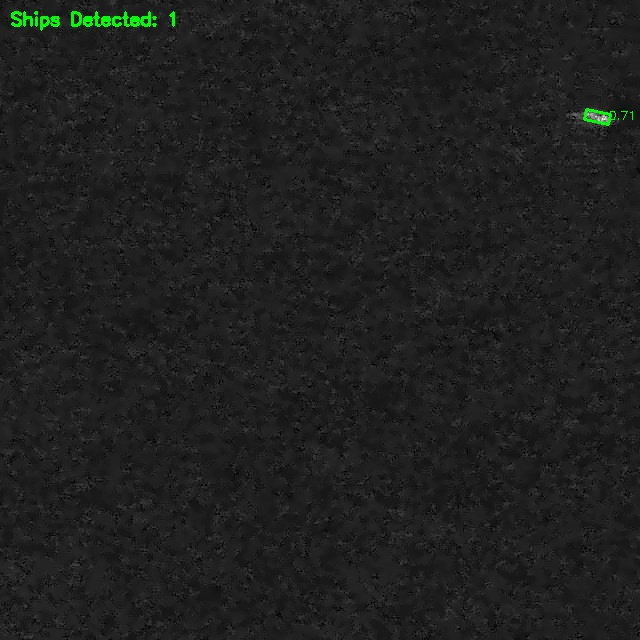
#> input picture assets/detection_1.jpg, 640 x 640 px
$ python preprocessing.py ../assets/detection_1.jpg
#> lines starting #> are read from the running program, lines starting #| are printed output that depends on the picture; after the words box and inside, x2 and y2 are one past the last pixel; in counts of white or black regions, pixels touching at a corner belong together
#> in main, image is the input picture: shape (640, 640, 3); mean B, G, R 30.9, 31.7, 30.9
"""
SAR Image Preprocessing Module - Speckle Filtering

WHY SPECKLE FILTERING IS CRITICAL FOR SAR IMAGERY
=================================================

Synthetic Aperture Radar (SAR) images suffer from a unique noise phenomenon called
"speckle noise". Unlike optical sensors that capture reflected light, SAR sends
microwave pulses and records the backscattered signal. The coherent nature of radar
causes constructive and destructive interference patterns, resulting in a granular,
"salt-and-pepper" appearance.

THE PROBLEM WITH SPECKLE:
-------------------------
1. Ships appear as bright clusters mixed with noise
2. Standard CNN detectors struggle to distinguish ships from noise
3. False positives increase dramatically
4. Small vessels become invisible

THE SOLUTION - LEE FILTER:
--------------------------
The Lee filter is a multiplicative noise filter specifically designed for SAR images.
It works by:
1. Estimating local mean and variance in a sliding window
2. Weighting pixels based on local statistics
3. Preserving edges while smoothing homogeneous regions

This is the "secret sauce" that transforms noisy SAR imagery into clean inputs
suitable for deep learning models.

MATHEMATICAL FOUNDATION:
------------------------
The Lee filter assumes multiplicative noise model: I = R * N
Where:
- I = observed (noisy) image
- R = true reflectance (what we want)
- N = speckle noise (multiplicative, not additive)

The filter estimates R using local statistics:
R_hat = mean(I) + W * (I - mean(I))

Where W is the adaptive weight:
W = var(I) / (var(I) + var_noise)

This preserves edges (high local variance) while smoothing flat regions.
"""

import cv2
import numpy as np
from scipy import ndimage
from typing import Tuple, Optional, Union
from pathlib import Path


def apply_lee_filter(
    image: np.ndarray,
    window_size: int = 7,
    noise_variance: Optional[float] = None
) -> np.ndarray:
    """
    Apply Lee speckle filter to a SAR image.

    The Lee filter is the gold standard for SAR despeckling because it:
    1. Assumes multiplicative noise (correct for SAR)
    2. Adapts to local image statistics
    3. Preserves edges while smoothing flat regions

    Args:
        image: Input SAR image (grayscale or BGR)
        window_size: Size of the filtering window (must be odd). Larger windows
                     provide more smoothing but may blur edges. 7x7 is standard.
        noise_variance: Estimated noise variance. If None, it's computed from
                        the image using a homogeneous region assumption.

    Returns:
        Filtered image with reduced speckle noise

    Example:
        >>> sar_image = cv2.imread('sar_ship.jpg', cv2.IMREAD_GRAYSCALE)
        >>> filtered = apply_lee_filter(sar_image, window_size=7)
        >>> cv2.imwrite('sar_ship_filtered.jpg', filtered)
    """
#> called with window_size = 7
    # Ensure odd window size
    if window_size % 2 == 0:
        window_size += 1

    # Convert to float for precision
    if image.dtype != np.float64:
        img_float = image.astype(np.float64)
    else:
        img_float = image.copy()

    # Handle color images by processing each channel
    if len(img_float.shape) == 3:
        channels = cv2.split(img_float)
        filtered_channels = [
            _lee_filter_single_channel(ch, window_size, noise_variance)
            for ch in channels
        ]
        return cv2.merge(filtered_channels).astype(image.dtype)

    return _lee_filter_single_channel(img_float, window_size, noise_variance).astype(image.dtype)


def _lee_filter_single_channel(
    image: np.ndarray,
    window_size: int,
    noise_variance: Optional[float] = None
) -> np.ndarray:
    """
    Apply Lee filter to a single channel image.

    This is the core Lee filter implementation following the original paper:
    "Speckle analysis and smoothing of synthetic aperture radar images"
    by Jong-Sen Lee, 1981.
    """
#> called with window_size = 7
    # Avoid division by zero
    img = np.clip(image, 1e-10, None)
#> image: shape (640, 640) float64

    # Local mean using uniform filter
    local_mean = ndimage.uniform_filter(img, size=window_size, mode='reflect')

    # Local squared mean for variance calculation
    local_sq_mean = ndimage.uniform_filter(img ** 2, size=window_size, mode='reflect')
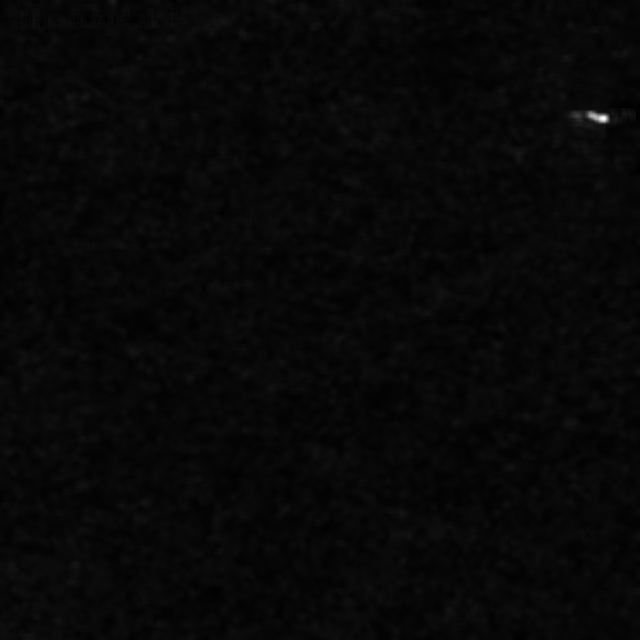
#> local_sq_mean: shape (640, 640) float64; min 289.2, max 22621.2, mean 1003.3; drawn with min black and max white

    # Local variance: E[X^2] - E[X]^2
    local_var = np.maximum(local_sq_mean - local_mean ** 2, 0)

    # Estimate noise variance if not provided
    # Using the coefficient of variation method
    if noise_variance is None:
        # For multiplicative noise in SAR, noise variance relates to the
        # Equivalent Number of Looks (ENL)
        # We estimate it from homogeneous regions (low local variance)
        homogeneous_mask = local_var < np.percentile(local_var, 25)
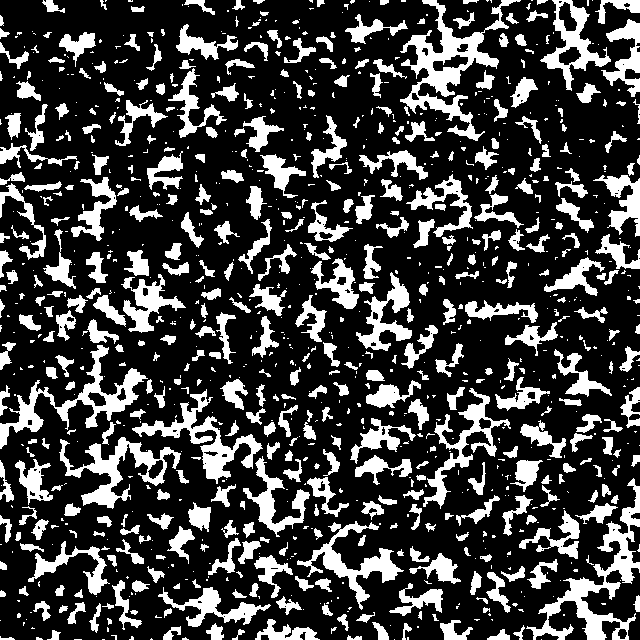
#> homogeneous_mask: shape (640, 640) bool; 25% white; 1031 white regions (577 under 20 px), largest, box (x1, y1, x2, y2) and area: (400, 0, 521, 141) 4274, (526, 478, 640, 640) 3905, (0, 345, 148, 449) 2958
        if np.any(homogeneous_mask):
            noise_variance = np.mean(local_var[homogeneous_mask])
#> noise_variance = 5.04
        else:
            # Fallback: assume moderate noise
            noise_variance = np.mean(local_var) * 0.5

    # Ensure non-zero noise variance
    noise_variance = max(noise_variance, 1e-10)

    # Lee filter weight calculation
    # W = var_signal / (var_signal + var_noise)
    # Where var_signal = var_total - var_noise
    var_signal = np.maximum(local_var - noise_variance, 0)
    weight = var_signal / (var_signal + noise_variance)
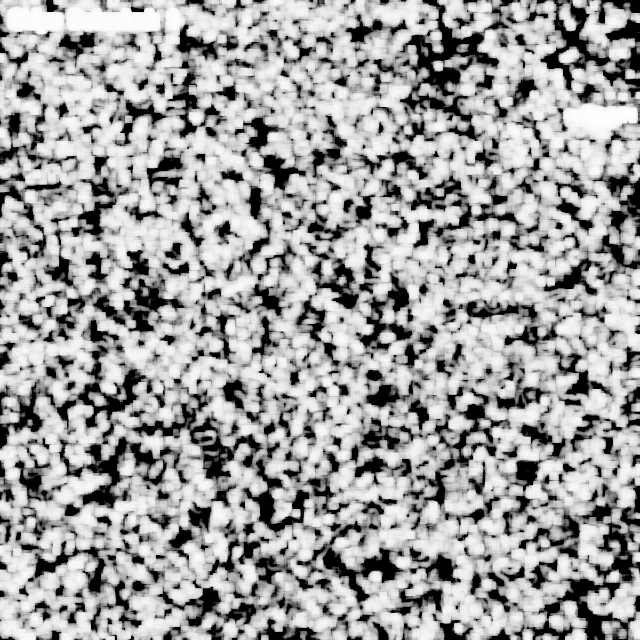
#> weight: shape (640, 640) float64; min 0, max 0.999, mean 0.631

    # Apply the Lee filter formula
    # R = mean + W * (I - mean)
    filtered = local_mean + weight * (img - local_mean)

    return filtered


# [67 lines left out: functions apply_enhanced_lee_filter, _enhanced_lee_single_channel, not called in this run]


class SARPreprocessor:
    """
    Complete SAR image preprocessing pipeline.

    This class encapsulates all preprocessing steps needed before feeding
    SAR images to a detection model. It ensures consistent preprocessing
    across training and inference.

    WHY USE A CLASS?
    ----------------
    1. Encapsulates preprocessing parameters
    2. Ensures training and inference use identical preprocessing
    3. Supports method chaining for pipeline construction
    4. Allows easy extension with additional filters
    """

    def __init__(
        self,
        lee_window_size: int = 7,
        lee_noise_variance: Optional[float] = None,
        use_enhanced_lee: bool = False,
        enhance_contrast: bool = True,
        target_size: Optional[Tuple[int, int]] = None,
        normalize: bool = False
    ):
        """
        Initialize the SAR preprocessor.

        Args:
            lee_window_size: Window size for Lee filter (7 is standard)
            lee_noise_variance: Noise variance estimate (auto if None)
            use_enhanced_lee: Use enhanced Lee filter for stronger despeckling
            enhance_contrast: Apply CLAHE contrast enhancement after filtering
            target_size: Resize images to (width, height) if specified
            normalize: Normalize pixel values to [0, 1]
        """
        self.lee_window_size = lee_window_size
        self.lee_noise_variance = lee_noise_variance
        self.use_enhanced_lee = use_enhanced_lee
        self.enhance_contrast = enhance_contrast
        self.target_size = target_size
        self.normalize = normalize

        # CLAHE for contrast enhancement
        self._clahe = cv2.createCLAHE(clipLimit=2.0, tileGridSize=(8, 8))

    def process(self, image: np.ndarray) -> np.ndarray:
        """
        Apply the full preprocessing pipeline to an image.

        Pipeline:
        1. Speckle filtering (Lee filter) - Remove radar noise
        2. Contrast enhancement (CLAHE) - Improve ship visibility
        3. Resizing (if configured) - Standardize input size
        4. Normalization (if configured) - Scale to [0, 1]

        Args:
            image: Input SAR image (BGR or grayscale)

        Returns:
            Preprocessed image ready for detection
        """
        result = image.copy()

        # Step 1: Speckle filtering - THE CRITICAL STEP
        if self.use_enhanced_lee:
            result = apply_enhanced_lee_filter(
                result,
                window_size=self.lee_window_size
            )
        else:
            result = apply_lee_filter(
                result,
                window_size=self.lee_window_size,
                noise_variance=self.lee_noise_variance
            )
#> call 2 of _lee_filter_single_channel, with window_size = 7
#> in _lee_filter_single_channel (call 2), `homogeneous_mask = local_var < np.percentile(local_var, 25)`:
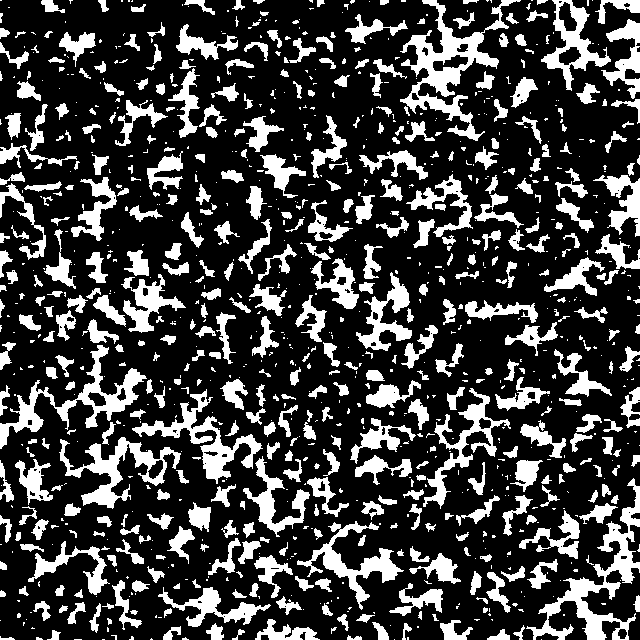
#> homogeneous_mask: shape (640, 640) bool; 25% white; 1040 white regions (584 under 20 px), largest, box (x1, y1, x2, y2) and area: (400, 0, 521, 141) 4266, (526, 478, 640, 640) 3904, (0, 345, 147, 449) 2950
#> in _lee_filter_single_channel (call 2), `noise_variance = np.mean(local_var[homogeneous_mask])`: noise_variance = 5.02
#> call 3 of _lee_filter_single_channel, with window_size = 7
#> in _lee_filter_single_channel (call 3), `homogeneous_mask = local_var < np.percentile(local_var, 25)`:
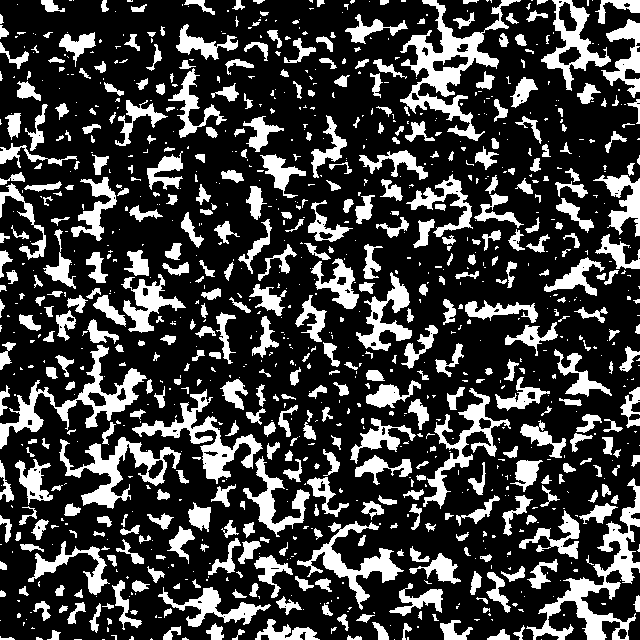
#> homogeneous_mask: shape (640, 640) bool; 25% white; 1040 white regions (586 under 20 px), largest, box (x1, y1, x2, y2) and area: (400, 0, 521, 141) 4268, (526, 478, 640, 640) 3905, (0, 345, 147, 449) 2952
#> in _lee_filter_single_channel (call 3), `noise_variance = np.mean(local_var[homogeneous_mask])`: noise_variance = 5.03
#> in apply_lee_filter, `filtered_channels = [ _lee_filter_single_channel(ch, window_size, nois..`: filtered_channels = 3 items

        # Step 2: Contrast enhancement
        if self.enhance_contrast:
            result = self._apply_clahe(result)

        # Step 3: Resize if target size specified
        if self.target_size is not None:
            result = cv2.resize(result, self.target_size, interpolation=cv2.INTER_LINEAR)

        # Step 4: Normalize if requested
        if self.normalize:
            result = result.astype(np.float32) / 255.0

        return result

    def _apply_clahe(self, image: np.ndarray) -> np.ndarray:
        """
        Apply CLAHE (Contrast Limited Adaptive Histogram Equalization).

        CLAHE enhances local contrast, making ships more distinguishable from
        the water background after speckle filtering.
        """
        if len(image.shape) == 3:
            # Convert to LAB color space for better results
            lab = cv2.cvtColor(image, cv2.COLOR_BGR2LAB)
#> lab: shape (640, 640, 3); mean of channels 0, 1, 2 30, 127.6, 128.3
            lab[:, :, 0] = self._clahe.apply(lab[:, :, 0])
#> lab: shape (640, 640, 3); mean of channels 0, 1, 2 50.6, 127.6, 128.3
            return cv2.cvtColor(lab, cv2.COLOR_LAB2BGR)
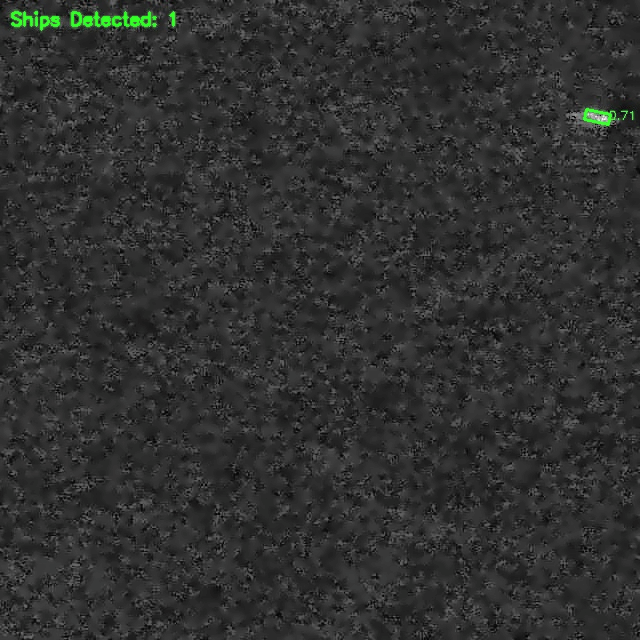
#> returned value: shape (640, 640, 3); mean B, G, R 47.6, 48.5, 47.6
        else:
            return self._clahe.apply(image)

    # [111 lines left out: functions process_file, process_batch, compare_before_after, not called in this run]


def main():
    """Demo the preprocessing pipeline."""
    import argparse

    parser = argparse.ArgumentParser(
        description="SAR Image Speckle Filtering Demo"
    )
    parser.add_argument(
        'input', type=str,
        help='Path to input SAR image'
    )
    parser.add_argument(
        '--output', type=str, default=None,
        help='Path for output image'
    )
    parser.add_argument(
        '--window-size', type=int, default=7,
        help='Lee filter window size'
    )
    parser.add_argument(
        '--enhanced', action='store_true',
        help='Use enhanced Lee filter'
    )
    parser.add_argument(
        '--compare', action='store_true',
        help='Create before/after comparison'
    )

    args = parser.parse_args()

    preprocessor = SARPreprocessor(
        lee_window_size=args.window_size,
        use_enhanced_lee=args.enhanced,
        enhance_contrast=True
    )

    image = cv2.imread(args.input)
    if image is None:
        print(f"[ERROR] Could not load image: {args.input}")
        return

    if args.compare:
        result = preprocessor.compare_before_after(image, args.output)
        print(f"[INFO] Comparison saved to: {args.output or 'comparison.jpg'}")
    else:
        result = preprocessor.process(image)
        output_path = args.output or f"filtered_{Path(args.input).name}"
        cv2.imwrite(output_path, result)
        print(f"[INFO] Filtered image saved to: {output_path}")


if __name__ == "__main__":
    main()

$ run again, on assets/detection_3.jpg
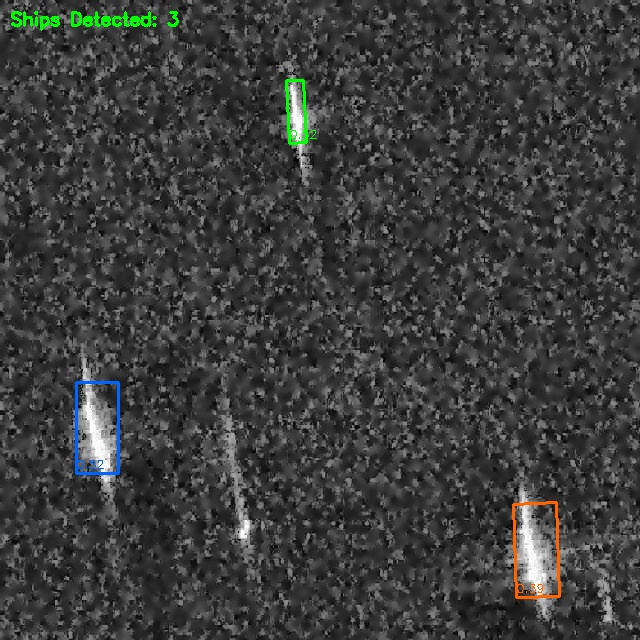
#> input picture assets/detection_3.jpg, 640 x 640 px
#> in main, image is the input picture: shape (640, 640, 3); mean B, G, R 59.9, 60.9, 59.9
#> image: shape (640, 640) float64
#> in _lee_filter_single_channel, `homogeneous_mask = local_var < np.percentile(local_var, 25)`:
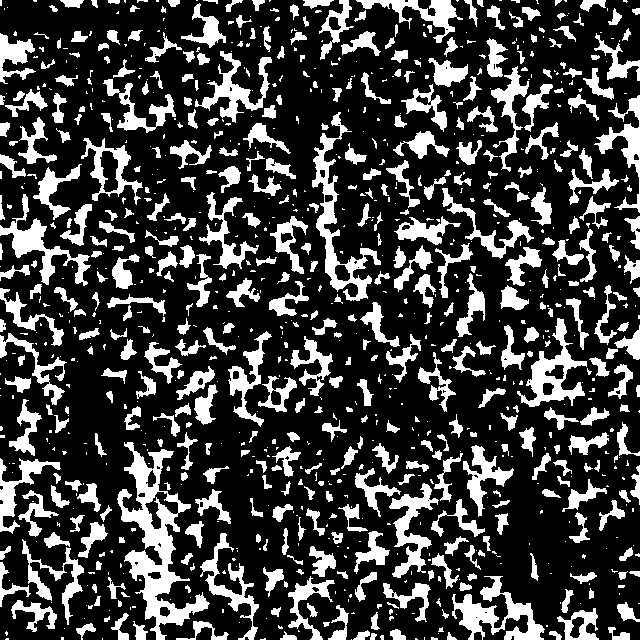
#> homogeneous_mask: shape (640, 640) bool; 25% white; 997 white regions (538 under 20 px), largest, box (x1, y1, x2, y2) and area: (117, 442, 210, 640) 5486, (312, 112, 381, 301) 2696, (452, 576, 545, 640) 2283
#> noise_variance = 54.07
#> homogeneous_mask: shape (640, 640) bool; 25% white; 1007 white regions (551 under 20 px), largest, box (x1, y1, x2, y2) and area: (117, 442, 210, 640) 5491, (312, 112, 381, 301) 2695, (452, 576, 545, 640) 2302
#> homogeneous_mask: shape (640, 640) bool; 25% white; 999 white regions (541 under 20 px), largest, box (x1, y1, x2, y2) and area: (117, 442, 210, 640) 5498, (312, 112, 381, 301) 2692, (452, 576, 545, 640) 2276
#> filtered_channels = 3 items
#> in _apply_clahe, `return cv2.cvtColor(lab, cv2.COLOR_LAB2BGR)`:
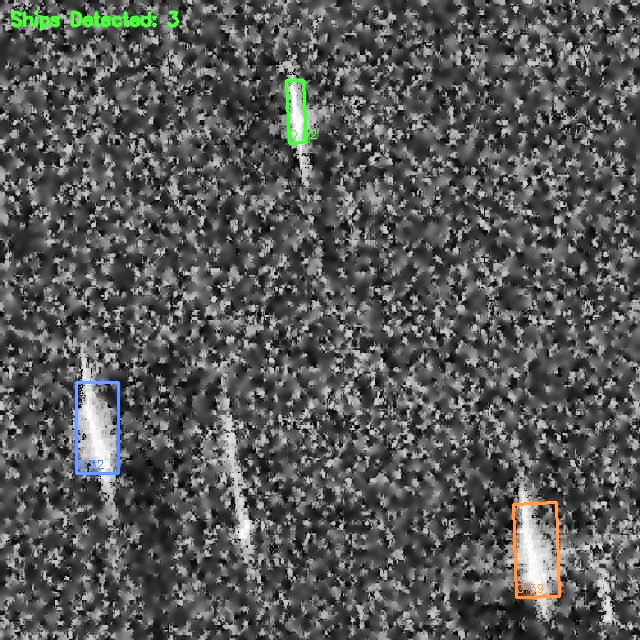
#> returned value: shape (640, 640, 3); mean B, G, R 87.6, 88.5, 87.7
